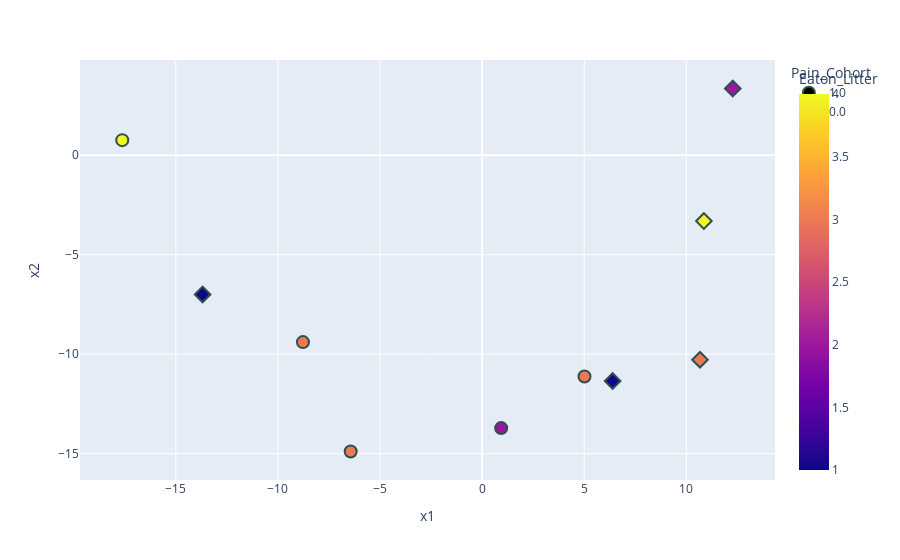

Notebook cell for this chart:
### Code cell
import plotly.express as px
# cmap is red to blue
# encoded_df 
Edf = pd.DataFrame(X_encoded[:, 0:2], columns=['x1', 'x2'])
Edf['Pain_Cohort'] = Y[:,0]
Edf['Eaton_Litter'] = Y[:,1]
# make the pain cohort categorical
Edf['Pain_Cohort'] = Edf['Pain_Cohort'].astype('category')
# now make the pain 1 category * and 0 category o
#Edf['Pain_Cohort'] = Edf['Pain_Cohort'].apply(lambda x: '*' if x == 1 else 'o')
fig = px.scatter(Edf, x='x1', y='x2', color='Eaton_Litter', symbol='Pain_Cohort', hover_data=['Eaton_Litter'])
# make the markers bigger with nicer backgrounds
fig.update_traces(marker=dict(size=12,
                                line=dict(width=2,
                                            color='DarkSlateGrey')),
                    selector=dict(mode='markers'))


fig.show()
# save as latent space.html
fig.write_html("latent_space.html")

### Figure 1 — Plotly figure (JSON) as saved in the notebook; plotly's stock layout.template omitted (floating-point values rounded to 4 significant figures)
{"data": [{"customdata": [[3], [2], [4], [3], [3]], "hovertemplate": "Pain_Cohort=1.0<br>x1=%{x}<br>x2=%{y}<br>Eaton_Litter=%{marker.color}<extra></extra>", "legendgroup": "1.0", "marker": {"color": [3, 2, 4, 3, 3], "coloraxis": "coloraxis", "line": {"color": "DarkSlateGrey", "width": 2}, "size": 12, "symbol": "circle"}, "mode": "markers", "name": "1.0", "orientation": "v", "showlegend": true, "type": "scatter", "x": [5.013, 0.9335, -17.62, -8.774, -6.436], "xaxis": "x", "y": [-11.12, -13.72, 0.7612, -9.393, -14.89], "yaxis": "y"}, {"customdata": [[2], [4], [3], [1], [1]], "hovertemplate": "Pain_Cohort=0.0<br>x1=%{x}<br>x2=%{y}<br>Eaton_Litter=%{marker.color}<extra></extra>", "legendgroup": "0.0", "marker": {"color": [2, 4, 3, 1, 1], "coloraxis": "coloraxis", "line": {"color": "DarkSlateGrey", "width": 2}, "size": 12, "symbol": "diamond"}, "mode": "markers", "name": "0.0", "orientation": "v", "showlegend": true, "type": "scatter", "x": [12.27, 10.86, 10.67, 6.391, -13.69], "xaxis": "x", "y": [3.358, -3.308, -10.28, -11.35, -6.996], "yaxis": "y"}], "layout": {"coloraxis": {"colorbar": {"title": {"text": "Eaton_Litter"}}, "colorscale": [[0, "#0d0887"], [0.1111, "#46039f"], [0.2222, "#7201a8"], [0.3333, "#9c179e"], [0.4444, "#bd3786"], [0.5556, "#d8576b"], [0.6667, "#ed7953"], [0.7778, "#fb9f3a"], [0.8889, "#fdca26"], [1, "#f0f921"]]}, "legend": {"title": {"text": "Pain_Cohort"}, "tracegroupgap": 0}, "margin": {"t": 60}, "xaxis": {"anchor": "y", "domain": [0, 1], "title": {"text": "x1"}}, "yaxis": {"anchor": "x", "domain": [0, 1], "title": {"text": "x2"}}}}
